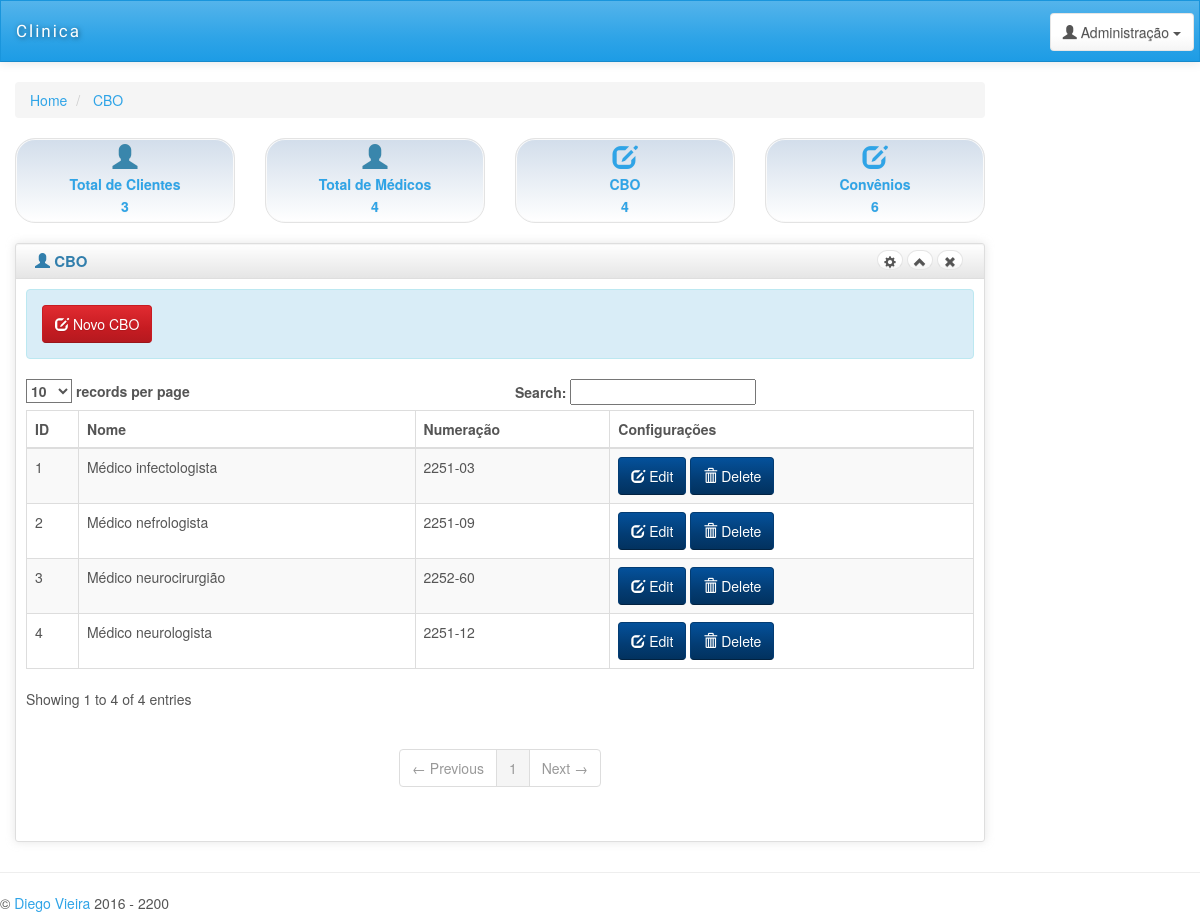
The app's page /cbo.php (signed in) with its own data.
### tables this page shows
CREATE TABLE `cbo` (
  `id_cbo` int(50) NOT NULL,
  `nome_cbo` varchar(50) NOT NULL,
  `num_cbo` varchar(50) NOT NULL
);

### contagens.php (called while the page is built, shortened)
<?php
$consulta = mysql_query("SELECT * FROM clientes");
$NumeroLinhas = mysql_num_rows($consulta);
$consultamedico=mysql_query("SELECT * FROM medicos");
$numeromedico=mysql_num_rows($consultamedico);
$consultacbo=mysql_query("SELECT * FROM cbo");
$numerocbo=mysql_num_rows($consultacbo);
$consultaconvenios=mysql_query("SELECT * FROM convenios");
$numeroconvenios=mysql_num_rows($consultaconvenios);
?>

### cbo.php (the view, shortened to what this page needs)
<?PHP
include 'contagens.php';
?>
<!DOCTYPE html>
<html lang="en">
<head>
    <link id="bs-css" href="css/bootstrap-cerulean.min.css" rel="stylesheet">
    <link href="css/charisma-app.css" rel="stylesheet">
    <link href='bower_components/fullcalendar/dist/fullcalendar.css' rel='stylesheet'>
    <link href='bower_components/fullcalendar/dist/fullcalendar.print.css' rel='stylesheet' media='print'>
    <link href='bower_components/chosen/chosen.min.css' rel='stylesheet'>
    <link href='bower_components/colorbox/example3/colorbox.css' rel='stylesheet'>
    <link href='bower_components/responsive-tables/responsive-tables.css' rel='stylesheet'>
    <link href='bower_components/bootstrap-tour/build/css/bootstrap-tour.min.css' rel='stylesheet'>
    <link href='css/jquery.noty.css' rel='stylesheet'>
    <link href='css/noty_theme_default.css' rel='stylesheet'>
    <link href='css/elfinder.min.css' rel='stylesheet'>
    <link href='css/elfinder.theme.css' rel='stylesheet'>
    <link href='css/jquery.iphone.toggle.css' rel='stylesheet'>
    <link href='css/uploadify.css' rel='stylesheet'>
    <link href='css/animate.min.css' rel='stylesheet'>
</head>
<body>
    <div class="navbar navbar-default" role="navigation">
        <div class="navbar-inner">
            <a class="navbar-brand" href="inicio.php">
                <span>Clinica</span></a>
           <div class="btn-group pull-right">
                <button class="btn btn-default dropdown-toggle" data-toggle="dropdown">
                    <i class="glyphicon glyphicon-user"></i><span class="hidden-sm hidden-xs"> Administração</span>
                    <span class="caret"></span>
                </button>
            </div>
        </div>
    </div>
      <div id="content" class="col-lg-10 col-sm-10">
            <div>
    <ul class="breadcrumb">
        <li>
            <a href="#">Home</a>
        </li>
        <li>
            <a href="#">CBO</a>
        </li>
    </ul>
</div>
<div class=" row">
    <div class="col-md-3 col-sm-3 col-xs-6">
        <a data-toggle="tooltip" title="Novo Cliente." class="well top-block" href="clientes.php">
            <i class="glyphicon glyphicon-user blue"></i>
            <div>Total de Clientes </div>
            <div><?php echo $NumeroLinhas;  ?></div>
        </a>
    </div>
    <div class="col-md-3 col-sm-3 col-xs-6">
        <a data-toggle="tooltip" title="Novo Médico" class="well top-block" href="medicos.php">
            <i class="glyphicon  glyphicon-user blue"></i>
            <div>Total de Médicos </div>
            <div><?php echo $numeromedico; ?></div>
        </a>
    </div>
    <div class="col-md-3 col-sm-3 col-xs-6">
        <a data-toggle="tooltip" title="novo CBO" class="well top-block" href="cbo.php">
            <i class="glyphicon glyphicon-edit icon-white"></i>
            <div>CBO</div>
            <div><?php echo $numerocbo; ?></div>
        </a>
    </div>
   <div class="col-md-3 col-sm-3 col-xs-6">
        <a data-toggle="tooltip" title="Novo Convenio" class="well top-block" href="convenios.php">
            <i class="glyphicon glyphicon-edit icon-white"></i>
            <div>Convênios</div>
            <div><?php echo $numeroconvenios; ?></div>
        </a>
    </div>
</div>
<div class="row">
    <div class="box col-md-12">
    <div class="box-inner">
    <div class="box-header well" data-original-title="">
        <h2><i class="glyphicon glyphicon-user"></i> CBO</h2>
        <div class="box-icon">
            <a href="#" class="btn btn-setting btn-round btn-default"><i class="glyphicon glyphicon-cog"></i></a>
            <a href="#" class="btn btn-minimize btn-round btn-default"><i
                    class="glyphicon glyphicon-chevron-up"></i></a>
            <a href="#" class="btn btn-close btn-round btn-default"><i class="glyphicon glyphicon-remove"></i></a>
        </div>
    </div>
    <div class="box-content">
    <div class="alert alert-info"> <a class="btn btn-danger" onClick="funcaonova()" href="#">
 <i class="glyphicon glyphicon-edit icon-white"></i>
 Novo CBO
</a> <a href="" target="_blank"></a></div>
    <table class="table table-striped table-bordered bootstrap-datatable datatable responsive">
    <thead>
    <tr>
        <th>ID</th>
        <th>Nome</th>
        <th>Numeração</th>
        <th>Configurações</th>
    </tr>
    </thead>
    <tbody>
<?php
$conectar = new conexao();
$conectar -> conectar();
if($conectar){
$sqlconvenios = "SELECT * FROM cbo";
$consulta = mysql_query($sqlconvenios);
while( $registro = mysql_fetch_assoc($consulta)){
echo '<tr>';
echo '<td class="center"> '.$registro["id_cbo"].'</td>';
echo '<td class="center"> '.utf8_encode($registro["nome_cbo"]).'</td>';
echo '<td class="center">'.$registro["num_cbo"].'</td>';
echo ' <td class="center">';
echo ' <a class="btn btn-info" onclick="funcaoedita('.$registro["id_cbo"].')" href="#">';
echo ' <i class="glyphicon glyphicon-edit icon-white"></i>';
echo ' Edit';
echo ' </a>';
echo ' <a class="btn btn-info" onclick="funcaodeleta('.$registro["id_cbo"].')" href="#">';
echo ' <i class="glyphicon glyphicon-trash icon-white"></i>';
echo ' Delete';
echo ' </a>';
echo ' </td>';
echo ' </tr>';
}
}
?>
    </tbody>
    </table>
    </div>
    </div>
    </div>
                </div>
            </div>
    <hr>
    <footer class="row">
        <p class="col-md-9 col-sm-9 col-xs-12 copyright">&copy; <a href="#" target="_blank">Diego
                Vieira</a> 2016 - 2200</p>
    </footer>
</body>
</html>

### css/charisma-app.css (style rules this page uses)
.top-block { border-radius: 20px; font-size: 14px; text-align: center; padding: 5px; margin-bottom: 10px; font-weight: bold; position: relative; display: block; line-height: 22px; text-shadow: 0 0 1px #DDD; text-decoration: none; -webkit-box-shadow: inset 0 0 0 1px #FAFAFA; -moz-box-shadow: inset 0 0 0 1px #FAFAFA; box-shadow: inset 0 0 0 1px #FAFAFA; background: -moz-linear-gradient(top, rgba(30, 87, 153, 0.2) 0%, rgba(125, 185, 232, 0) 100%); background: -webkit-gradient(linear, left top, left bottom, color-stop(0%, rgba(30, 87, 153, 0.2)), color-stop(100%, rgba(125, 185, 232, 0))); background: -webkit-linear-gradient(top, rgba(30, 87, 153, 0.2) 0%, rgba(125, 185, 232, 0) 100%); background: -o-linear-gradient(top, rgba(30, 87, 153, 0.2) 0%, rgba(125, 185, 232, 0) 100%); background: -ms-linear-gradient(top, rgba(30, 87, 153, 0.2) 0%, rgba(125, 185, 232, 0) 100%); background: linear-gradient(to bottom, rgba(30, 87, 153, 0.2) 0%, rgba(125, 185, 232, 0) 100%); filter: progid:DXImageTransform.Microsoft.gradient(startColorstr='#331e5799', endColorstr='#007db9e8', GradientType=0); }
.top-block i { font-size: 25px; }
.box { margin-top: 10px; margin-bottom: 10px; }
.box-inner { border: 1px solid #DEDEDE; border-radius: 3px; -webkit-border-radius: 3px; -moz-border-radius: 3px; box-shadow: 0 0 10px rgba(189, 189, 189, 0.4); -webkit-box-shadow: 0 0 10px rgba(189, 189, 189, 0.4); -moz-box-shadow: 0 0 10px rgba(189, 189, 189, 0.4); }
.box-header { border: none; padding-top: 5px; border-bottom: 1px solid #DEDEDE; border-radius: 3px 3px 0 0; -webkit-border-radius: 3px 3px 0 0; -moz-border-radius: 3px 3px 0 0; height: 35px; min-height: 35px !important; margin-bottom: 0; font-weight: bold; font-size: 16px; background: -moz-linear-gradient(top, rgba(255, 255, 255, 0) 0%, rgba(0, 0, 0, 0.1) 100%); background: -webkit-gradient(linear, left top, left bottom, color-stop(0%, rgba(255, 255, 255, 0)), color-stop(100%, rgba(0, 0, 0, 0.1))); background: -webkit-linear-gradient(top, rgba(255, 255, 255, 0) 0%, rgba(0, 0, 0, 0.1) 100%); background: -o-linear-gradient(top, rgba(255, 255, 255, 0) 0%, rgba(0, 0, 0, 0.1) 100%); background: -ms-linear-gradient(top, rgba(255, 255, 255, 0) 0%, rgba(0, 0, 0, 0.1) 100%); background: linear-gradient(to bottom, rgba(255, 255, 255, 0) 0%, rgba(0, 0, 0, 0.1) 100%); filter: progid:DXImageTransform.Microsoft.gradient(startColorstr='#00ffffff', endColorstr='#1a000000', GradientType=0); }
.box-header h2 { font-size: 15px; width: auto; clear: none; float: left; line-height: 25px; white-space: nowrap; font-weight: bold; margin-top: 0; margin-bottom: 0; }
.box-header h2 > i { margin-top: 1px; }
.box-icon { float: right; }
.box-icon a { clear: none; float: left; margin: 0 2px; height: 20px; width: 5px; margin-top: 1px; }
.box-icon a i { margin-left: -6px; top: -1px; }
.box-content { padding: 10px; }
.btn-round { border-radius: 40px; -webkit-border-radius: 40px; -moz-border-radius: 40px; font-size: 12px; padding-top: 4px; }
footer { clear: both; }
.navbar-brand { font-family: 'Shojumaru', cursive, Arial, serif; letter-spacing: 2px; text-shadow: 1px 1px 5px rgba(0, 0, 0, 0.5); width: 183px; font-size: 17px; }
.navbar-brand span { float: left; }
.navbar-inner { padding-top: 5px; padding-bottom: 5px; line-height: 30px; height: 60px; }
.navbar-inner .btn-group { margin: 7px 5px 0 5px; }
.pull-right { float: right !important; }
.blue { color: #3986AC; }
.navbar { border-radius: 0; }
@media only screen and (min-width: 980px) { a, button, input[type=submit], input[type=button], .product-img { -webkit-transition: .5s; -moz-transition: .5s; -ms-transition: .5s; -o-transition: .5s; transition: .5s; } }

### bower_components/responsive-tables/responsive-tables.css (style rules this page uses)
table th { font-weight: bold; }
table td, table th { padding: 9px 10px; text-align: left; }

### records on screen
cbo: id_cbo "1", nome_cbo "Médico infectologista", num_cbo "2251-03"
cbo: id_cbo "2", nome_cbo "Médico nefrologista", num_cbo "2251-09"
cbo: id_cbo "3", nome_cbo "Médico neurocirurgião", num_cbo "2252-60"
cbo: id_cbo "4", nome_cbo "Médico neurologista", num_cbo "2251-12"

### other values on screen
$NumeroLinhas "3"
$numeromedico "4"
$numerocbo "4"
$numeroconvenios "6"
